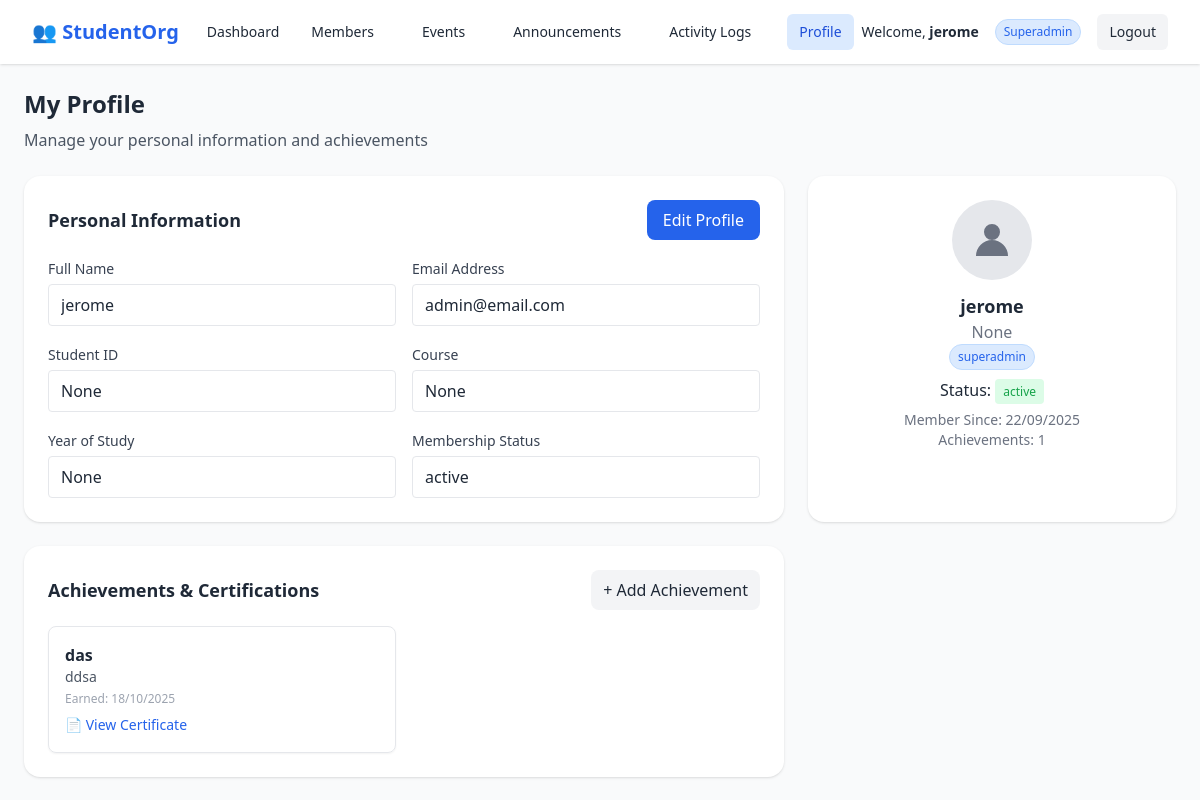
Screenshot of /profile/ (signed in) with the database file from the repository.
### accounts/models.py (models this page shows, shortened)
class Member(models.Model):
    user = models.OneToOneField(User, on_delete=models.CASCADE)
    student_id = models.CharField(max_length=20, unique=True, null=True, blank=True)  # 👈 add this
    course = models.CharField(max_length=100, null=True, blank=True)
    year = models.CharField(max_length=10, null=True, blank=True)
    role = models.CharField(max_length=20, choices=[
        ('superadmin', 'Superadmin'),
        ('admin', 'Admin'),
        ('member', 'Member'),
    ], default='member')
    status = models.CharField(max_length=10, choices=[
        ('active', 'Active'),
        ('inactive', 'Inactive'),
    ], default='active')
    joined_date = models.DateTimeField(auto_now_add=True)
    achievements = models.TextField(blank=True, null=True)
    joined_date = models.DateTimeField(auto_now_add=True, null=True, blank=True)

class Achievement(models.Model):
    user = models.ForeignKey(
        settings.AUTH_USER_MODEL,
        on_delete=models.CASCADE,
        related_name="achievements"
    )
    title = models.CharField(max_length=255)
    description = models.TextField(blank=True, null=True)
    date_earned = models.DateField(default=timezone.now)
    certificate = models.FileField(upload_to='certificates/', blank=True, null=True)
    created_at = models.DateTimeField(auto_now_add=True)

### accounts/views.py (the view)
# urls.py: path("profile/", views.profile_update, name="profile_update"),
@login_required
def profile_update(request):
    user = request.user
    member = getattr(user, "member", None)
    if request.method == "POST":
        form = ProfileUpdateForm(request.POST, instance=user)
        if form.is_valid():
            form.save()
            if member:
                member.course = request.POST.get("course", member.course)
                member.year = request.POST.get("year", member.year)
                member.status = request.POST.get("status", member.status)
                member.save()
            messages.success(request, "Profile updated successfully.")
            return redirect("accounts:dashboard")
    else:
        form = ProfileUpdateForm(instance=user)
    achievements = Achievement.objects.filter(user=user).order_by('-date_earned')
    return render(
        request,
        "accounts/profile_update.html",
        {
            "form": form,
            "member": member,
            "achievements": achievements,
        },
    )

### accounts/forms.py (shortened to what this page needs)
class ProfileUpdateForm(forms.ModelForm):
    email = forms.EmailField(
        required=True,
        widget=forms.EmailInput(attrs={"placeholder": "Update your email"})
    )
    class Meta:
        model = User
        fields = ("username", "email")
        widgets = {
            "username": forms.TextInput(attrs={"placeholder": "Update username"}),
        }

### accounts/templates/accounts/profile_update.html (shortened to what this page needs)
{% extends "accounts/base.html" %}
{% load static %}
{% block content %}
<div class="max-w-7xl mx-auto p-6">
  <h1 class="text-2xl font-bold mb-2">My Profile</h1>
  <p class="text-gray-600 mb-6">Manage your personal information and achievements</p>
  <div class="grid grid-cols-1 lg:grid-cols-3 gap-6">
    <div class="bg-white p-6 rounded-2xl shadow col-span-2">
      <div class="flex justify-between items-center mb-4">
        <h2 class="text-lg font-semibold">Personal Information</h2>
        <button id="editBtn" type="button" class="px-4 py-2 bg-blue-600 text-white rounded-lg hover:bg-blue-700 transition">Edit Profile</button>
      </div>
      <form id="profileForm" method="post">
        <div class="grid grid-cols-1 md:grid-cols-2 gap-4">
          <label class="block">
            <span class="text-sm text-gray-700">Full Name</span>
            <input type="text" name="full_name" value="{{ member.user.get_full_name }}" class="mt-1 block w-full px-3 py-2 border rounded" readonly />
          </label>
          <label class="block">
            <span class="text-sm text-gray-700">Email Address</span>
            <input type="email" name="email" value="{{ member.user.email }}" class="mt-1 block w-full px-3 py-2 border rounded" readonly />
          </label>
          <label class="block">
            <span class="text-sm text-gray-700">Student ID</span>
            <input type="text" name="student_id" value="{{ member.student_id }}" class="mt-1 block w-full px-3 py-2 border rounded" readonly />
          </label>
          <label class="block">
            <span class="text-sm text-gray-700">Course</span>
            <input type="text" name="course" value="{{ member.course }}" class="mt-1 block w-full px-3 py-2 border rounded" readonly />
          </label>
          <label class="block">
            <span class="text-sm text-gray-700">Year of Study</span>
            <input type="text" name="year" value="{{ member.year }}" class="mt-1 block w-full px-3 py-2 border rounded" readonly />
          </label>
          <label class="block">
            <span class="text-sm text-gray-700">Membership Status</span>
            <input type="text" name="status" value="{{ member.status }}" class="mt-1 block w-full px-3 py-2 border rounded" readonly />
          </label>
        </div>
      </form>
    </div>
    <div class="bg-white p-6 rounded-2xl shadow flex flex-col items-center text-center">
      <div class="w-20 h-20 rounded-full bg-gray-200 flex items-center justify-center mb-3">
        <svg class="w-10 h-10 text-gray-500" fill="currentColor" viewBox="0 0 20 20">
          <path d="M10 10a4 4 0 100-8 4 4 0 000 8zM2 18a8 8 0 1116 0H2z" />
        </svg>
      </div>
      <h3 class="text-lg font-semibold">{{ member.user.get_full_name }}</h3>
      <p class="text-gray-500">{{ member.student_id }}</p>
      {% if user.is_superuser %}
        <span class="px-2 py-1 text-xs rounded-full bg-blue-100 text-blue-600 border border-blue-200">superadmin</span>
      {% elif user.member.role == "Admin" %}
        <span class="px-2 py-1 text-xs rounded-full bg-green-100 text-green-600 border border-green-200">admin</span>
      {% else %}
        <span class="px-2 py-1 text-xs rounded-full bg-gray-100 text-gray-600 border border-gray-200">member</span>
      {% endif %}
      <p class="mt-2">Status: <span class="px-2 py-1 bg-green-100 text-green-600 text-xs rounded">active</span></p>
      <p class="mt-2 text-sm text-gray-500">Member Since: {{ user.date_joined|date:"d/m/Y" }}</p>
      <p class="text-sm text-gray-500">Achievements: {{ achievements.count }}</p>
    </div>
  </div>
  <div class="grid grid-cols-1 lg:grid-cols-3 gap-6 mt-6">
    <div class="bg-white p-6 rounded-2xl shadow col-span-2">
      <div class="flex justify-between items-center mb-4">
        <h2 class="text-lg font-semibold">Achievements & Certifications</h2>
        <button type="button" id="addAchievementBtn" class="px-3 py-2 bg-gray-100 rounded-lg hover:bg-gray-200">+ Add Achievement</button>
      </div>
      <div class="grid grid-cols-1 md:grid-cols-2 gap-4">
        {% for achievement in achievements %}
        <div class="p-4 border rounded-lg shadow-sm relative group">
          <h3 class="font-semibold">{{ achievement.title }}</h3>
          <p class="text-gray-600 text-sm">{{ achievement.description }}</p>
          <p class="text-xs text-gray-400 mt-1">Earned: {{ achievement.date_earned|date:"d/m/Y" }}</p>
          {% if achievement.certificate %}
          <a href="{% url 'accounts:view_achievement' achievement.id %}"
   target="_blank"
   class="text-blue-600 text-sm mt-2 inline-block hover:underline">📄 View Certificate</a>
          {% endif %}
        </div>
        {% empty %}
        <p class="text-gray-500">No achievements yet.</p>
        {% endfor %}
      </div>
    </div>
  </div>
</div>
{% endblock %}

### accounts/templates/accounts/base.html (shortened to what this page needs)
{% load static %}
<!DOCTYPE html>
<html lang="en">
<head>
  <script src="https://cdn.tailwindcss.com"></script>
  <link rel="stylesheet" href="{% static 'accounts/css/style.css' %}">
</head>
<body
  class="{% if request.resolver_match.url_name in 'login register' %}
         min-h-screen flex items-center justify-center bg-gradient-to-br from-blue-50 to-indigo-100 text-gray-800
         {% else %}
         bg-gray-50 text-gray-800
         {% endif %}">
  {% if request.resolver_match.url_name not in 'login register' %}
  <nav class="bg-white shadow">
    <div class="max-w-7xl mx-auto px-4 sm:px-6 lg:px-8">
      <div class="flex justify-between h-16 items-center">
        <div class="flex items-center space-x-4">
          <span class="text-xl font-bold text-blue-600 flex items-center">
            👥 StudentOrg
          </span>
          {% if user.is_superuser %}
            <a href="{% url 'accounts:superadmin_dashboard' %}"
               class="px-3 py-2 rounded-md text-sm font-medium
               {% if request.resolver_match.url_name == 'superadmin_dashboard' %} bg-blue-100 text-blue-700 {% else %} hover:bg-gray-100 {% endif %}">
              Dashboard
            </a>
          {% elif user.member.role == "admin" %}
            <a href="{% url 'accounts:admin_dashboard' %}"
               class="px-3 py-2 rounded-md text-sm font-medium
               {% if request.resolver_match.url_name == 'admin_dashboard' %} bg-blue-100 text-blue-700 {% else %} hover:bg-gray-100 {% endif %}">
              Dashboard
            </a>
          {% else %}
            <a href="{% url 'accounts:member_dashboard' %}"
               class="px-3 py-2 rounded-md text-sm font-medium
               {% if request.resolver_match.url_name == 'member_dashboard' %} bg-blue-100 text-blue-700 {% else %} hover:bg-gray-100 {% endif %}">
              Dashboard
            </a>
          {% endif %}
        </div>
        {% if user.member.role == "admin" or user.member.role == "superadmin" %}
        <div class="flex space-x-6">
          <a href="{% url 'accounts:membership_list' %}"
             class="px-3 py-2 rounded-md text-sm font-medium
             {% if request.resolver_match.url_name == 'membership_list' %} bg-blue-100 text-blue-700 {% else %} hover:bg-gray-100 {% endif %}">
            Members
          </a>
          <a href="{% url 'accounts:event_list' %}"
             class="px-3 py-2 rounded-md text-sm font-medium
             {% if request.resolver_match.url_name == 'event_list' %} bg-blue-100 text-blue-700 {% else %} hover:bg-gray-100 {% endif %}">
            Events
          </a>
          <a href="{% url 'accounts:announcement_list' %}"
             class="px-3 py-2 rounded-md text-sm font-medium
             {% if request.resolver_match.url_name == 'announcement_list' %} bg-blue-100 text-blue-700 {% else %} hover:bg-gray-100 {% endif %}">
            Announcements
          </a>
          <a href="{% url 'accounts:audit_log_list' %}"
             class="px-3 py-2 rounded-md text-sm font-medium
             {% if request.resolver_match.url_name == 'audit_log_list' %} bg-blue-100 text-blue-700 {% else %} hover:bg-gray-100 {% endif %}">
            Activity Logs
          </a>
          <a href="{% url 'accounts:profile_update' %}"
             class="px-3 py-2 rounded-md text-sm font-medium
             {% if request.resolver_match.url_name == 'profile_update' %} bg-blue-100 text-blue-700 {% else %} hover:bg-gray-100 {% endif %}">
            Profile
          </a>
        </div>
        {% endif %}
        <div class="flex items-center space-x-4">
          <span class="text-sm">
            Welcome, <strong>{{ user.get_full_name|default:user.username }}</strong>
          </span>
          {% if user.is_superuser %}
            <span class="px-2 py-1 text-xs rounded-full bg-blue-100 text-blue-600 border border-blue-200">
              Superadmin
            </span>
          {% elif user.member.role == "admin" %}
            <span class="px-2 py-1 text-xs rounded-full bg-green-100 text-green-600 border border-green-200">
              Admin
            </span>
          {% else %}
            <span class="px-2 py-1 text-xs rounded-full bg-gray-100 text-gray-600 border border-gray-200">
              Member
            </span>
          {% endif %}
          <a href="{% url 'accounts:logout' %}"
             class="px-3 py-2 rounded-md bg-gray-100 hover:bg-gray-200 text-sm font-medium">
            Logout
          </a>
        </div>
      </div>
    </div>
  </nav>
  {% endif %}
  {% block content %}{% endblock %}
</body>
</html>

### rows the page displays
Member: full_name "jerome", email "admin@email.com", student_id "None", course "None", year "None", status "active", user.get_full_name "jerome"
Achievement: title "das", description "ddsa", date_earned "18/10/2025", shows "📄 View Certificate"

### other values shown
{{ user.get_full_name|default:user.username }} "jerome"
{{ user.date_joined|date:"d/m/Y" }} "22/09/2025"
{{ achievements.count }} "1"
